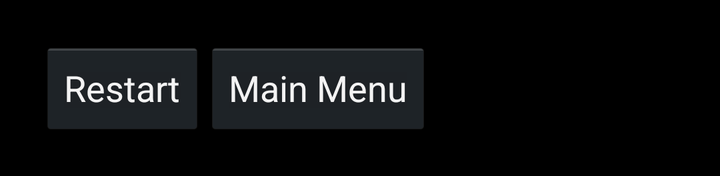
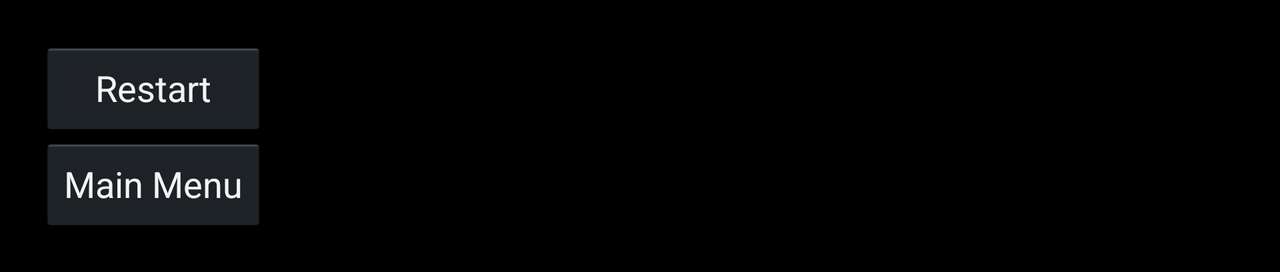

Two renders of one Android screen. The first uses the default layout on a phone; the second uses the alternative layout the repository ships for a different screen configuration, on a matching device. The two XML files are below.
<!-- AndroidManifest.xml: application theme AppTheme -->
<!-- res/layout/fragment_control.xml -->
<?xml version="1.0" encoding="utf-8"?>
<LinearLayout
    xmlns:android="http://schemas.android.com/apk/res/android"
    xmlns:tools="http://schemas.android.com/tools"
    android:layout_width="wrap_content"
    android:layout_height="wrap_content"
    android:orientation="horizontal"
    android:padding="@dimen/control_padding"
    tools:context=".GameActivity">

    <Button
        android:id="@+id/button_restart"
        android:layout_width="match_parent"
        android:layout_height="wrap_content"
        android:elevation="@dimen/elevation_low"
        android:drawableTop="@drawable/restart"
        android:text="@string/restart_label" />

    <Button
        android:id="@+id/button_main"
        android:layout_width="match_parent"
        android:layout_height="wrap_content"
        android:elevation="@dimen/elevation_low"
        android:drawableTop="@drawable/home"
        android:text="@string/main_menu_label" />
</LinearLayout>
<!-- resources referenced by this layout -->
<resources>
  <dimen name="control_padding">20dp</dimen>
  <dimen name="elevation_low">4dp</dimen>
  <string name="main_menu_label">Main Menu</string>
  <string name="restart_label">Restart</string>
  <style name="AppTheme" parent="android:Theme.Holo.NoActionBar.Fullscreen">
          
      </style>
</resources>
<!-- res/layout-land/fragment_control.xml (the repository's variant of the layout above) -->
<!-- drawn on the phone turned sideways -->
<?xml version="1.0" encoding="utf-8"?>
<LinearLayout
    xmlns:android="http://schemas.android.com/apk/res/android"
    xmlns:tools="http://schemas.android.com/tools"
    android:layout_width="wrap_content"
    android:layout_height="wrap_content"
    android:orientation="vertical"
    android:padding="@dimen/control_padding"
    tools:context=".GameActivity">

    <Button
        android:id="@+id/button_restart"
        android:layout_width="match_parent"
        android:layout_height="wrap_content"
        android:drawableTop="@drawable/restart"
        android:elevation="@dimen/elevation_low"
        android:text="@string/restart_label" />

    <Button
        android:id="@+id/button_main"
        android:layout_width="match_parent"
        android:layout_height="wrap_content"
        android:drawableTop="@drawable/home"
        android:elevation="@dimen/elevation_low"
        android:text="@string/main_menu_label" />
</LinearLayout>
